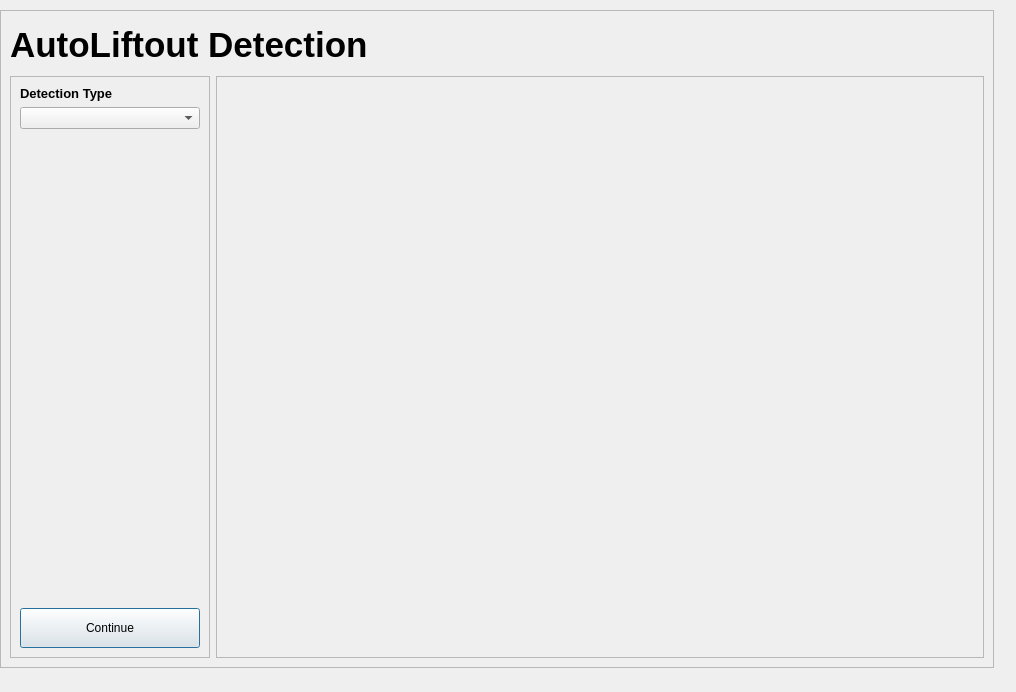
<?xml version="1.0" encoding="UTF-8"?>
<ui version="4.0">
 <class>Dialog</class>
 <widget class="QDialog" name="Dialog">
  <property name="geometry">
   <rect>
    <x>0</x>
    <y>0</y>
    <width>1016</width>
    <height>692</height>
   </rect>
  </property>
  <property name="windowTitle">
   <string>Dialog</string>
  </property>
  <widget class="QFrame" name="frame_main">
   <property name="geometry">
    <rect>
     <x>0</x>
     <y>10</y>
     <width>994</width>
     <height>658</height>
    </rect>
   </property>
   <property name="frameShape">
    <enum>QFrame::StyledPanel</enum>
   </property>
   <property name="frameShadow">
    <enum>QFrame::Raised</enum>
   </property>
   <layout class="QGridLayout" name="gridLayout_2">
    <item row="1" column="1" rowspan="2">
     <widget class="QFrame" name="frame_image">
      <property name="maximumSize">
       <size>
        <width>1536</width>
        <height>1024</height>
       </size>
      </property>
      <property name="frameShape">
       <enum>QFrame::StyledPanel</enum>
      </property>
      <property name="frameShadow">
       <enum>QFrame::Raised</enum>
      </property>
      <layout class="QGridLayout" name="gridLayout_3">
       <item row="0" column="0">
        <widget class="QLabel" name="label_image">
         <property name="text">
          <string/>
         </property>
        </widget>
       </item>
      </layout>
     </widget>
    </item>
    <item row="1" column="0" rowspan="2">
     <widget class="QFrame" name="frame_parameters">
      <property name="maximumSize">
       <size>
        <width>200</width>
        <height>16777215</height>
       </size>
      </property>
      <property name="frameShape">
       <enum>QFrame::StyledPanel</enum>
      </property>
      <property name="frameShadow">
       <enum>QFrame::Raised</enum>
      </property>
      <layout class="QGridLayout" name="gridLayout_4">
       <property name="verticalSpacing">
        <number>6</number>
       </property>
       <item row="1" column="0">
        <widget class="QLabel" name="label_header_2">
         <property name="font">
          <font>
           <pointsize>10</pointsize>
           <weight>75</weight>
           <bold>true</bold>
          </font>
         </property>
         <property name="text">
          <string>Detection Type</string>
         </property>
        </widget>
       </item>
       <item row="2" column="0" colspan="2">
        <widget class="QComboBox" name="comboBox_detection_type"/>
       </item>
       <item row="15" column="0" colspan="2">
        <spacer name="verticalSpacer">
         <property name="orientation">
          <enum>Qt::Vertical</enum>
         </property>
         <property name="sizeType">
          <enum>QSizePolicy::Expanding</enum>
         </property>
         <property name="sizeHint" stdset="0">
          <size>
           <width>20</width>
           <height>40</height>
          </size>
         </property>
        </spacer>
       </item>
       <item row="16" column="0" colspan="2">
        <widget class="QPushButton" name="pushButton_continue">
         <property name="minimumSize">
          <size>
           <width>0</width>
           <height>40</height>
          </size>
         </property>
         <property name="text">
          <string>Continue</string>
         </property>
        </widget>
       </item>
      </layout>
     </widget>
    </item>
    <item row="0" column="0" colspan="2">
     <widget class="QLabel" name="label_title">
      <property name="maximumSize">
       <size>
        <width>16777215</width>
        <height>50</height>
       </size>
      </property>
      <property name="font">
       <font>
        <pointsize>26</pointsize>
        <weight>75</weight>
        <bold>true</bold>
       </font>
      </property>
      <property name="text">
       <string>AutoLiftout Detection</string>
      </property>
      <property name="textFormat">
       <enum>Qt::PlainText</enum>
      </property>
     </widget>
    </item>
   </layout>
  </widget>
 </widget>
 <resources/>
 <connections/>
</ui>
